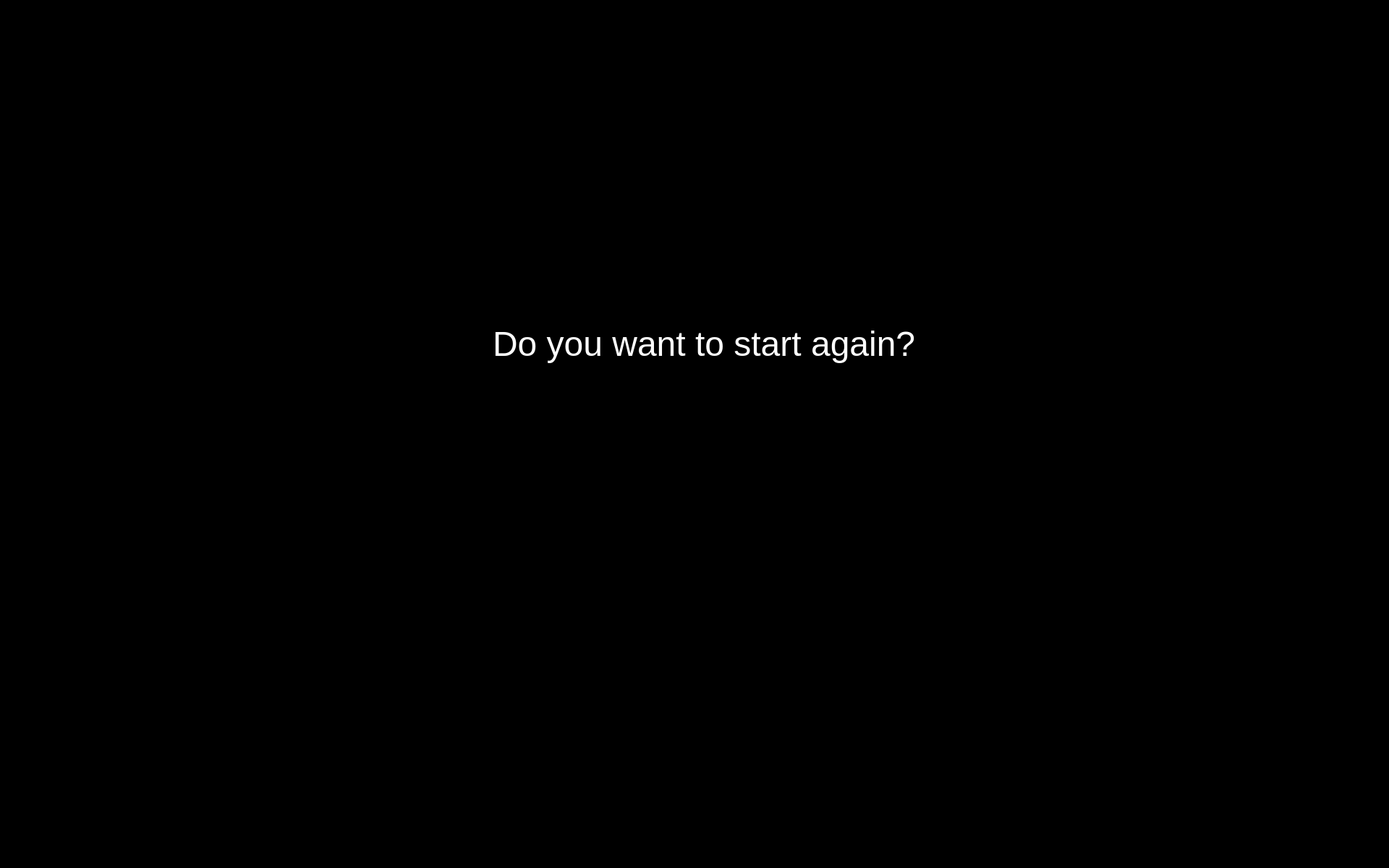
<?xml version="1.0" encoding="UTF-8"?>
<ui version="4.0">
 <class>MenuDefault</class>
 <widget class="QWidget" name="MenuDefault">
  <property name="windowModality">
   <enum>Qt::WindowModal</enum>
  </property>
  <property name="enabled">
   <bool>true</bool>
  </property>
  <property name="geometry">
   <rect>
    <x>0</x>
    <y>0</y>
    <width>1920</width>
    <height>1200</height>
   </rect>
  </property>
  <property name="sizePolicy">
   <sizepolicy hsizetype="Preferred" vsizetype="Preferred">
    <horstretch>0</horstretch>
    <verstretch>0</verstretch>
   </sizepolicy>
  </property>
  <property name="minimumSize">
   <size>
    <width>0</width>
    <height>0</height>
   </size>
  </property>
  <property name="maximumSize">
   <size>
    <width>1920</width>
    <height>1200</height>
   </size>
  </property>
  <property name="windowTitle">
   <string>Food Assist</string>
  </property>
  <property name="windowOpacity">
   <double>1.000000000000000</double>
  </property>
  <property name="styleSheet">
   <string notr="true">background-color: rgb(0, 0, 0);</string>
  </property>
  <widget class="QWidget" name="widget" native="true">
   <property name="geometry">
    <rect>
     <x>421</x>
     <y>230</y>
     <width>911</width>
     <height>531</height>
    </rect>
   </property>
   <property name="styleSheet">
    <string notr="true">background-color: rgb(0, 0, 0);</string>
   </property>
   <widget class="QLabel" name="label_3">
    <property name="geometry">
     <rect>
      <x>260</x>
      <y>170</y>
      <width>591</width>
      <height>151</height>
     </rect>
    </property>
    <property name="styleSheet">
     <string notr="true">font: 75 28pt &quot;Arial&quot;;
color: rgb(255, 255, 255);</string>
    </property>
    <property name="text">
     <string>&lt;html&gt;&lt;head/&gt;&lt;body&gt;&lt;p&gt;&lt;span style=&quot; font-size:36pt;&quot;&gt;Do you want to start again?&lt;/span&gt;&lt;/p&gt;&lt;/body&gt;&lt;/html&gt;</string>
    </property>
    <property name="textFormat">
     <enum>Qt::RichText</enum>
    </property>
   </widget>
   <widget class="QLabel" name="label">
    <property name="geometry">
     <rect>
      <x>46</x>
      <y>150</y>
      <width>171</width>
      <height>171</height>
     </rect>
    </property>
    <property name="text">
     <string/>
    </property>
    <property name="pixmap">
     <pixmap resource="resources/res.qrc">:/img/Confirm Restart.png</pixmap>
    </property>
    <property name="scaledContents">
     <bool>true</bool>
    </property>
   </widget>
  </widget>
  <widget class="QPushButton" name="button_restart">
   <property name="enabled">
    <bool>true</bool>
   </property>
   <property name="geometry">
    <rect>
     <x>800</x>
     <y>560</y>
     <width>150</width>
     <height>150</height>
    </rect>
   </property>
   <property name="minimumSize">
    <size>
     <width>81</width>
     <height>81</height>
    </size>
   </property>
   <property name="maximumSize">
    <size>
     <width>150</width>
     <height>150</height>
    </size>
   </property>
   <property name="cursor">
    <cursorShape>OpenHandCursor</cursorShape>
   </property>
   <property name="focusPolicy">
    <enum>Qt::WheelFocus</enum>
   </property>
   <property name="contextMenuPolicy">
    <enum>Qt::DefaultContextMenu</enum>
   </property>
   <property name="styleSheet">
    <string notr="true"/>
   </property>
   <property name="icon">
    <iconset resource="resources/res.qrc">
     <normaloff>:/buttons/Button Yes.svg</normaloff>:/buttons/Button Yes.svg</iconset>
   </property>
   <property name="iconSize">
    <size>
     <width>144</width>
     <height>144</height>
    </size>
   </property>
   <property name="autoDefault">
    <bool>false</bool>
   </property>
   <property name="default">
    <bool>false</bool>
   </property>
   <property name="flat">
    <bool>true</bool>
   </property>
  </widget>
  <widget class="QPushButton" name="button_restart_2">
   <property name="enabled">
    <bool>true</bool>
   </property>
   <property name="geometry">
    <rect>
     <x>960</x>
     <y>560</y>
     <width>150</width>
     <height>150</height>
    </rect>
   </property>
   <property name="minimumSize">
    <size>
     <width>81</width>
     <height>81</height>
    </size>
   </property>
   <property name="maximumSize">
    <size>
     <width>150</width>
     <height>150</height>
    </size>
   </property>
   <property name="cursor">
    <cursorShape>OpenHandCursor</cursorShape>
   </property>
   <property name="focusPolicy">
    <enum>Qt::WheelFocus</enum>
   </property>
   <property name="contextMenuPolicy">
    <enum>Qt::DefaultContextMenu</enum>
   </property>
   <property name="styleSheet">
    <string notr="true"/>
   </property>
   <property name="icon">
    <iconset resource="resources/res.qrc">
     <normaloff>:/buttons/Button No.svg</normaloff>:/buttons/Button No.svg</iconset>
   </property>
   <property name="iconSize">
    <size>
     <width>144</width>
     <height>144</height>
    </size>
   </property>
   <property name="autoDefault">
    <bool>false</bool>
   </property>
   <property name="default">
    <bool>false</bool>
   </property>
   <property name="flat">
    <bool>true</bool>
   </property>
  </widget>
 </widget>
 <resources>
  <include location="resources/res.qrc"/>
 </resources>
 <connections/>
</ui>
